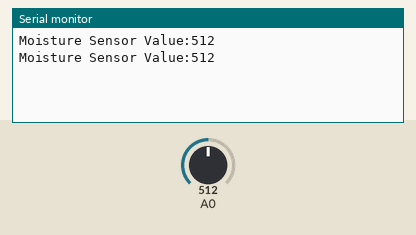
A sketch run on a simulated Arduino Uno, built with avr-gcc and run on an emulated ATmega328P. Parts: the last lines printed to the serial monitor. Inputs (shaded band) come from the test bench; at power-on: A0 = 512.

Above: at 1.8 s.
1.9 s: A0 set to 716
At 2.8 s:
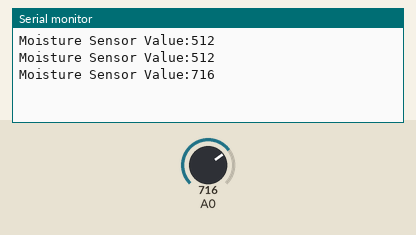
3.4 s: A0 set to 900
At 4.8 s:
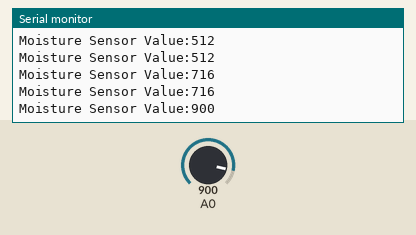
Timing chart, 0 to 6.4 s (numbered marks = the images above; inputs shaded):
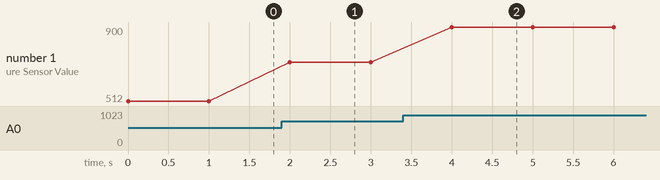

The sketch:

MoistureDemo.ino
```cpp
//==========================================================================
//	Author		    : DFRobot (Modified by rbigelow)
//      Circuit Source: http://www.dfrobot.com/wiki/index.php/Moisture_Sensor_(SKU:SEN0114)
//	Program description : This program demonstrates the functionality of an Analog Moisture Sensor.
//==========================================================================
/* The circuit uses the following pins:
Analog 0 Which provides input from the moisture sensor.

  # the sensor value description
  # 0  ~300     dry soil
  # 300~700     humid soil
  # 700~950     in water
*/

void setup(){
  Serial.begin(9600);  //Set serial port speed.
}

void loop(){
  //To view this output you need to click on Tools, Serial Port Monitor from the Arduino Editor menu.
  Serial.print("Moisture Sensor Value:");
  Serial.println(analogRead(0));
  delay(1000);  // Read the Sensor every second.

}
```

Measured:
- after the input at 1.9 s, the serial monitor: prints a new line after 0.10 s (image 1)
- after the input at 3.4 s, the serial monitor: prints a new line after 0.60 s (image 2)
- plotted number 1: 512 → 716 after the input at 1.9 s, 716 → 900 after the input at 3.4 s
